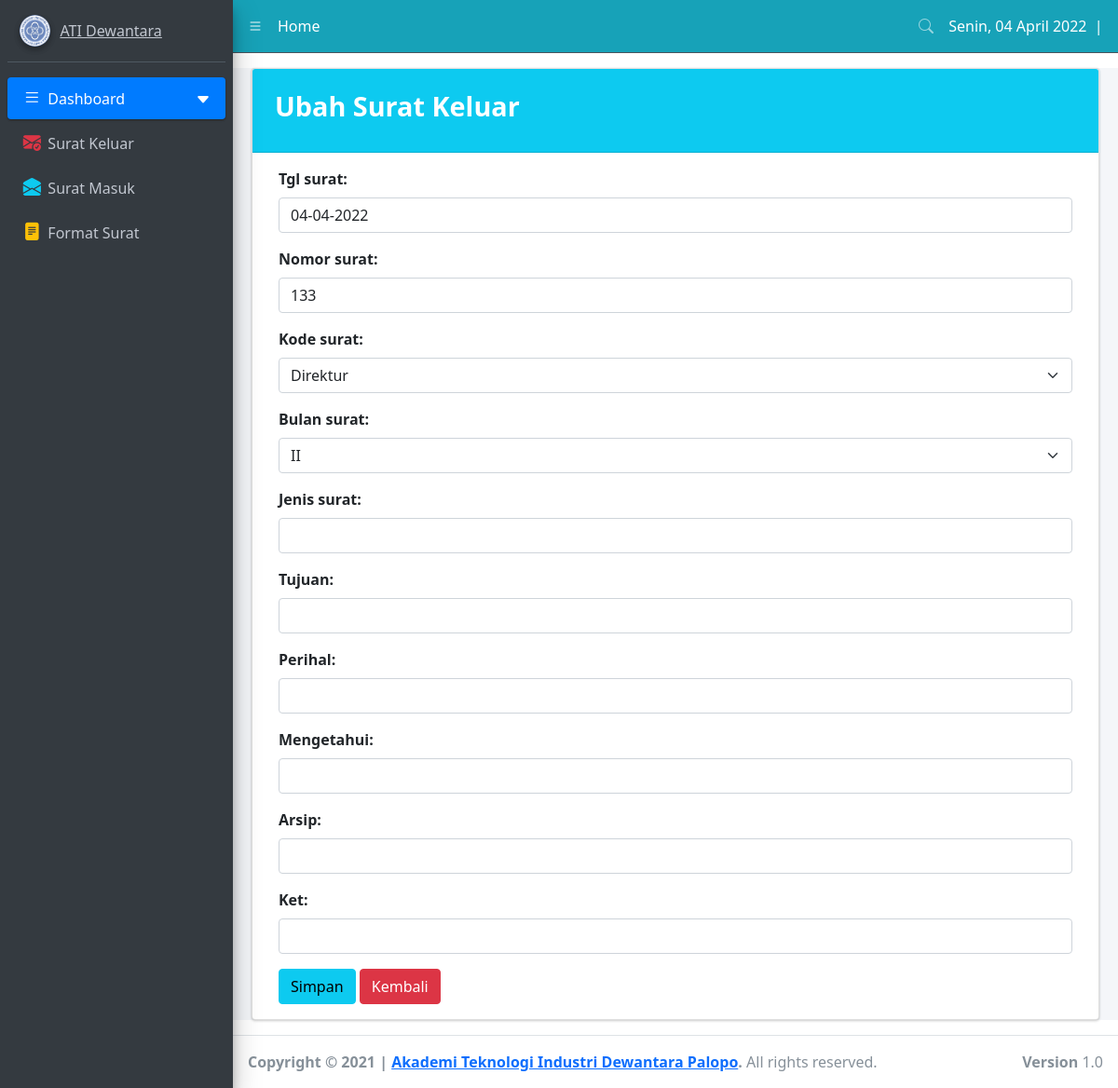
Screenshot of /surat-keluar/ubah/135 with the database file from the repository.
### websurat/models.py (models this page shows, shortened)
class Surat(models.Model):
    pilihan = (
        ('/D/ATIDP/', 'Direktur'),
        ('/WD/ATIDP/', 'Wakil Direktur'),
        ('/TMS/ATIDP/', 'Mesin Otomotif'),
        ('/TSP/ATIDP/', 'Teknik Sipil'),
        ('/ELK/ATIDP/', 'Teknik Elektronika'),
        ('/AKD/ATIDP/', 'Akademik'),
        ('/KMS/ATIDP/', 'Kemahasiswaan'),
        ('/LPM/ATIDP/', 'LPM'),
        ('/LPPM/ATIDP/', 'LPPM'),
        ('/SR.PR/ATIDP/', 'Sarana Prasarana'),
        ('/KJS/ATIDP/', 'Kerja Sama'),
        ('/SDM/ATIDP/', 'Sumber Daya Manusia'),
        ('/ADM/ATIDP/', 'Administrasi Umum'),
        ('/PMB/ATIDP/', 'PMB'),
    )
    bulan = (
        ('I/'+str(waktu.year), 'I'),
        ('II/'+str(waktu.year), 'II'),
        ('III/'+str(waktu.year), 'III'),
        ('IV/'+str(waktu.year), 'IV'),
        ('V/'+str(waktu.year), 'V'),
        ('VI/'+str(waktu.year), 'VI'),
        ('VII/'+str(waktu.year), 'VII'),
        ('VIII/'+str(waktu.year), 'VIII'),
        ('IX/'+str(waktu.year), 'IX'),
        ('X/'+str(waktu.year), 'X'),
        ('XI/'+str(waktu.year), 'XI'),
        ('XII/'+str(waktu.year), 'XII'),
    )
    tgl_surat = models.CharField(max_length=50, null=True, blank=True)
    nomor_surat = models.CharField(max_length=4, null=True, unique=True)
    kode_surat = models.CharField(max_length=50, null=True, choices=pilihan)
    bulan_surat = models.CharField(max_length=50, null=True, choices=bulan)
    jenis_surat = models.CharField(max_length=50, null=True, blank=True)
    tujuan = models.CharField(max_length=50, null=True, blank=True)
    perihal = models.CharField(max_length=200, null=True, blank=True)
    mengetahui = models.CharField(max_length=50, null=True, blank=True)
    arsip = models.CharField(max_length=50, null=True, blank=True)
    ket = models.CharField(max_length=200, null=True, blank=True)

### websurat/views.py (the view)
# urls.py: path('surat-keluar/ubah/<int:id_surat>', ubah_surat_keluar, name='ubah_surat'),
def ubah_surat_keluar(request, id_surat):
    surat = Surat.objects.get(id=id_surat)
    form = FormSuratKeluar(instance=surat)
    if request.method == 'POST':
        form = FormSuratKeluar(request.POST or None, instance=surat)
        form.save()
        form = FormSuratKeluar()
        messages.success(request, "Data berhasil diperbaharui")
        return redirect('surat_keluar')
    konteks ={
        'form':form,
        'surat':surat,
        'waktu': f'{hari[int(waktu.strftime("%w"))]}, {tanggal}',
    }
    return render(request, 'ubah-surat.html', konteks)

### websurat/forms.py
class FormSuratKeluar(ModelForm):
    class Meta:
        model = Surat
        fields = '__all__'
        widgets={
            'tgl_surat': forms.TextInput({'class':'form-control'}),
            'nomor_surat':forms.TextInput({'class':'form-control','placeholder':'contoh: 21'}),
            'kode_surat':forms.Select({'class':'form-select'}),
            'bulan_surat':forms.Select({'class':'form-select'}),
            'jenis_surat':forms.TextInput({'class':'form-control'}),
            'tujuan':forms.TextInput({'class':'form-control'}),
            'perihal':forms.TextInput({'class':'form-control'}),
            'mengetahui':forms.TextInput({'class':'form-control'}),
            'arsip':forms.TextInput({'class':'form-control'}),
            'ket':forms.TextInput({'class':'form-control'}),
        }

### websurat/templates/ubah-surat.html (shortened to what this page needs)
{% extends 'base.html' %}
{% block content %}
<div class="content-wrapper mt-3">
    <div class="content">
        <div class="container-sm">
            <div class="card">
                <h5 class="card-header bg-info">
                    <div class="content-header">
                        <div class="content-fluid">
                            <div class="row mb-2">
                                <div class="col-sm-6">
                                    <h1><strong>Ubah Surat Keluar</strong></h1>
                                </div>
                            </div>
                        </div>
                    </div>
                </h5>
                <div class="card-body">
                    <div class="content">
                        <div class="container-fluid">
                            <form action="{% url 'ubah_surat' surat.id %}" method="post">
                                {{form.as_p}}
                                <button type="submit" class="btn btn-info">Simpan</button>
                                <a href="/surat-keluar" class="btn btn-danger">Kembali</a>
                            </form>
                        </div>
                    </div>
                </div>
            </div>
        </div>
    </div>
</div>
{% endblock %}

### rows the page displays
Surat: tgl_surat "04-04-2022", nomor_surat "133", kode_surat "Direktur", bulan_surat "II"

### other values shown
{{ waktu }} "Senin, 04 April 2022"
